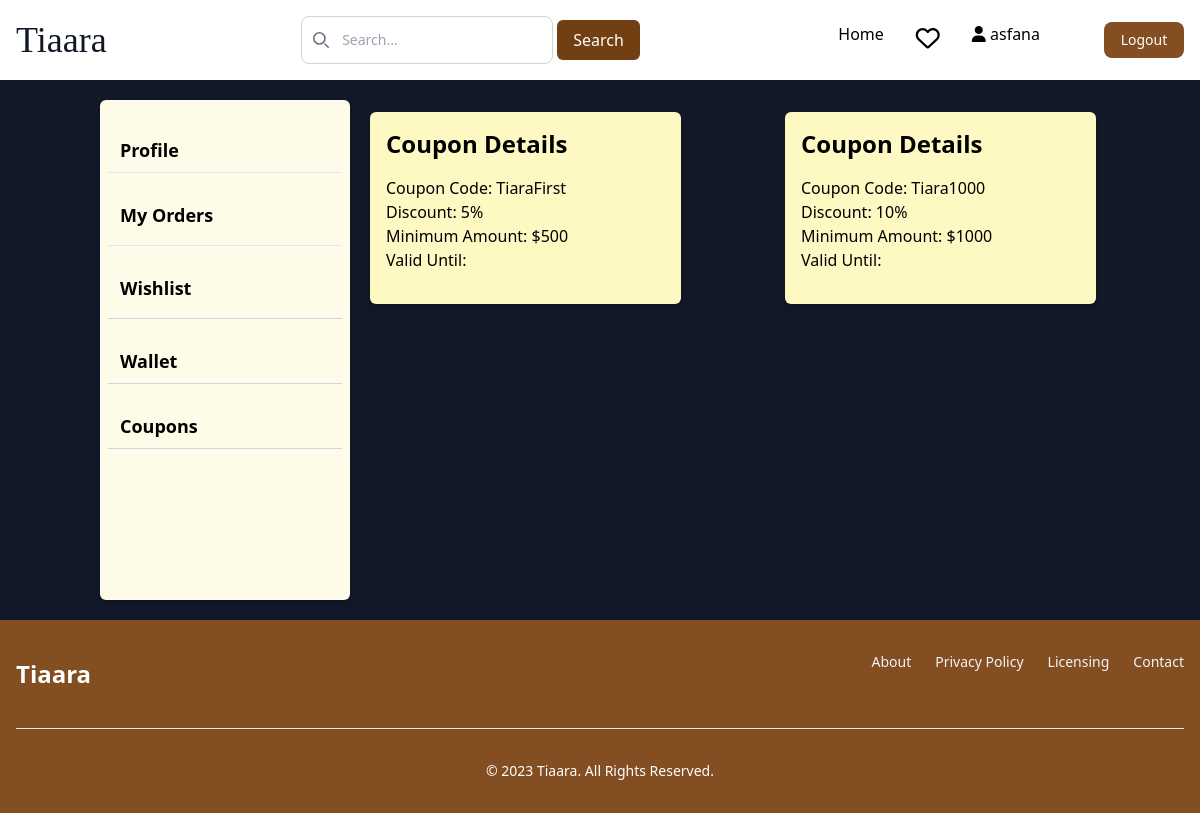
Page /userdetails/coupon/ (signed in) on the committed database.
### authentication/models.py (models this page shows, shortened)
class Custom_user(AbstractBaseUser, PermissionsMixin):
    email = models.EmailField(unique=True)
    password = models.CharField(max_length=50)
    otp = models.IntegerField(default=0000)
    otp_created_at = models.DateTimeField(auto_now=True)
    otp_expiry = models.DurationField(default=timezone.timedelta(minutes=1))
    is_active = models.BooleanField(default=True)
    is_verified = models.BooleanField(default=False)
    created_date = models.DateField(auto_now_add=True)
    name = models.CharField(max_length=50)
    date_of_birth = models.CharField(max_length=50)
    phone_Number = models.CharField(max_length=10)
    address = models.TextField()
    gender = models.CharField(max_length=10)
    is_staff = models.BooleanField(default=False)
    pro_pic = models.ImageField(upload_to="User/image/User")
    referal_code = models.CharField(max_length=12, unique=True, blank=True, null=True)
    USERNAME_FIELD = 'email'
    objects = CustomUserManager()

### adminapp/models.py (models this page shows)
class Coupon(models.Model):
    code=models.CharField(max_length=10, unique=True)
    dis_per=models.IntegerField()
    minimum_amount=models.PositiveBigIntegerField(default=0)
    active=models.BooleanField(default=True)

### userdetails/views.py (the view)
# urls.py: path('coupon/', views.coupons, name="coupons"),
@login_required(login_url='login')
def coupon(request):
    coupons=Coupon.objects.all()
    return render(request, 'user/coupons.html',{'coupons':coupons})

### templates/user/coupons.html (shortened to what this page needs)
{% extends 'base.html' %}
{% block content %}
{% include 'profile.html' %}
{% if coupons %}
{% for coupon in coupons %}
{% if coupon.active%}
<div class="container mx-auto mt-8">
    <div class="bg-yellow-100 p-4 rounded-md shadow-md w-3/4" >
        <h2 class="text-2xl font-bold mb-4">Coupon Details</h2>
        <div class="mb-4">
            <p class="text-md">Coupon Code:</strong> {{ coupon.code }}</p>
            <p class="text-md">Discount:</strong> {{ coupon.dis_per }}%</p>
            <p class="text-md">Minimum Amount:</strong> ${{ coupon.minimum_amount }}</p>
            <p class="text-md">Valid Until:</strong> {{ coupon.valid_until }}</p>
        </div>
</div>
</div>
{% endif %}
{% endfor %}
{% endif %}
{% endblock content %}

### templates/base.html (shortened to what this page needs)
{% load static %}
<!DOCTYPE html>
<head>
  <link rel="stylesheet" href="{% static 'css/styles.css' %}">
  <script src="https://cdn.tailwindcss.com"></script>
  <link href="https://cdnjs.cloudflare.com/ajax/libs/flowbite/2.2.0/flowbite.min.css" rel="stylesheet" />
  <link rel="stylesheet" href="https://cdnjs.cloudflare.com/ajax/libs/font-awesome/6.4.2/css/all.min.css">
  <link rel="stylesheet" href="https://cdnjs.cloudflare.com/ajax/libs/remixicon/3.5.0/remixicon.css"
 />
</head>
<body>
  <div style=" display: flex; flex-direction: column;">
</body>
<nav class=" bg-white ">
  <div class="max-w-screen-xl flex flex-wrap items-center justify-between mx-auto p-4">
    <a href="{% url 'home' %}" class="flex items-center space-x-3 rtl:space-x-reverse">
      <h1 class="font-serif self-center text-4xl text-gray-900 font-medium  ">Tiaara</h1>
    </a>
    <div class="relative hidden md:block">
      <div class="absolute inset-y-0 start-0 flex items-center ps-3 pointer-events-none">
      </div>
      <form method="POST" action="{% url 'search' %}">
        <div class="flex">
      <input type="text" id="search" name="search"
        class="block w-full p-2 ps-10 text-sm text-gray-900 border border-gray-300 rounded-lg bg-white  "
        placeholder="Search...">
        <button class="px-4 py-2 m-1 bg-yellow-900 text-white rounded-md" type="submit">Search</button>
        </form>
      </div>
    </div>
    <div class="hidden w-full md:block md:w-auto" id="navbar-solid-bg">
      <ul
        class="flex flex-col font-medium mt-4 rounded-lg bg-gray-50 md:space-x-8 rtl:space-x-reverse md:flex-row md:mt-0 md:border-0 md:bg-transparent dark:bg-gray-800 md:dark:bg-transparent dark:border-gray-700">
        <li>
          <a href="{% url 'home' %}"
            class="block py-2 px-3 md:p-0 text-black bg-black-700 rounded md:bg-transparent md:text-black-700 md:dark:text-black-500 dark:bg-brown-600 md:dark:bg-transparent text-brown"
            aria-current="page">Home</a>
        </li>
        {% if request.user.is_authenticated %}
        <li>
          <a href="{% url 'wishlist' %}">
            <i class="fa-regular fa-heart text-2xl relative">
            </i></a>
        </li>
      <li>
        <a href="{% url 'profile' %}"><i class="fa-solid fa-user fa-3xl"></i>
        <span>{{ request.user.name }}</span></a>
      </li>
        <li>
          <button type="button"
            class="text-white bg-[#844E23] w-20  focus:ring-4 focus:outline-none  font-medium rounded-lg text-sm px-4 py-2 text-center "><a
              href="{% url 'logout' %}" onclick="return confirm('Are you sure you want to Logout?')">Logout</a>
            </button>
        </li>
        {% endif %}
      </ul>
    </div>
</nav>
<div class=""  style="">
  {% block content %}
  {% endblock content %}
</div>
  <footer class="bg-[#844E23] ">
    <div class="w-full max-w-screen-xl mx-auto p-4 md:py-8">
      <div class="sm:flex sm:items-center sm:justify-between">
        <span class="self-center text-2xl font-semibold whitespace-nowrap text-white">Tiaara</span>
        <ul class="flex flex-wrap items-center mb-6 text-sm font-medium text-gray-100">
          <li>
            <a href="#" class="hover:underline me-4 md:me-6 ">About</a>
          </li>
          <li>
            <a href="#" class="hover:underline me-4 md:me-6 ">Privacy
              Policy</a>
          </li>
          <li>
            <a href="#" class="hover:underline me-4 md:me-6 ">Licensing</a>
          </li>
          <li>
            <a href="#" class="hover:underline ">Contact</a>
          </li>
        </ul>
      </div>
      <hr class="my-6 border-gray-200 sm:mx-auto dark:border-gray-700 lg:my-8" />
      <span class="block text-sm  sm:text-center text-white ">©
        2023 <a href="https://tiara.com/" class="hover:underline ">Tiaara</a>.
        All Rights Reserved.</span>
    </div>
  </footer>
</body>

### rows in the picture
Custom_user: user.name "asfana"
Coupon: code "TiaraFirst", dis_per "5", minimum_amount "500"
Coupon: code "Tiara1000", dis_per "10", minimum_amount "1000"
